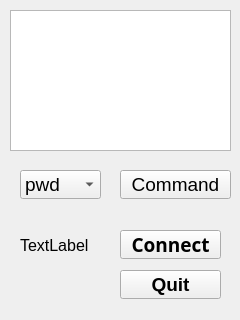
<?xml version="1.0" encoding="UTF-8"?>
<ui version="4.0">
 <class>Widget</class>
 <widget class="QWidget" name="Widget">
  <property name="geometry">
   <rect>
    <x>0</x>
    <y>0</y>
    <width>240</width>
    <height>320</height>
   </rect>
  </property>
  <property name="maximumSize">
   <size>
    <width>640</width>
    <height>480</height>
   </size>
  </property>
  <property name="baseSize">
   <size>
    <width>640</width>
    <height>480</height>
   </size>
  </property>
  <property name="focusPolicy">
   <enum>Qt::WheelFocus</enum>
  </property>
  <property name="windowTitle">
   <string>Widget</string>
  </property>
  <widget class="QPushButton" name="connectBtn">
   <property name="geometry">
    <rect>
     <x>120</x>
     <y>230</y>
     <width>101</width>
     <height>29</height>
    </rect>
   </property>
   <property name="font">
    <font>
     <family>Abyssinica SIL</family>
     <pointsize>14</pointsize>
     <weight>75</weight>
     <bold>true</bold>
    </font>
   </property>
   <property name="text">
    <string>Connect</string>
   </property>
  </widget>
  <widget class="QPushButton" name="commandBtn">
   <property name="geometry">
    <rect>
     <x>120</x>
     <y>170</y>
     <width>111</width>
     <height>29</height>
    </rect>
   </property>
   <property name="font">
    <font>
     <pointsize>14</pointsize>
    </font>
   </property>
   <property name="text">
    <string>Command</string>
   </property>
  </widget>
  <widget class="QTextBrowser" name="textBrowser">
   <property name="geometry">
    <rect>
     <x>10</x>
     <y>10</y>
     <width>221</width>
     <height>141</height>
    </rect>
   </property>
  </widget>
  <widget class="QComboBox" name="comboBox">
   <property name="geometry">
    <rect>
     <x>20</x>
     <y>170</y>
     <width>81</width>
     <height>29</height>
    </rect>
   </property>
   <property name="font">
    <font>
     <pointsize>14</pointsize>
    </font>
   </property>
   <item>
    <property name="text">
     <string>pwd</string>
    </property>
   </item>
   <item>
    <property name="text">
     <string>ls</string>
    </property>
   </item>
   <item>
    <property name="text">
     <string>put</string>
    </property>
   </item>
   <item>
    <property name="text">
     <string>get</string>
    </property>
   </item>
  </widget>
  <widget class="QLabel" name="label">
   <property name="geometry">
    <rect>
     <x>20</x>
     <y>190</y>
     <width>81</width>
     <height>111</height>
    </rect>
   </property>
   <property name="font">
    <font>
     <pointsize>12</pointsize>
    </font>
   </property>
   <property name="text">
    <string>TextLabel</string>
   </property>
  </widget>
  <widget class="QPushButton" name="quitBtn">
   <property name="geometry">
    <rect>
     <x>120</x>
     <y>270</y>
     <width>101</width>
     <height>29</height>
    </rect>
   </property>
   <property name="font">
    <font>
     <pointsize>14</pointsize>
     <weight>75</weight>
     <bold>true</bold>
    </font>
   </property>
   <property name="text">
    <string>Quit</string>
   </property>
  </widget>
 </widget>
 <layoutdefault spacing="6" margin="11"/>
 <resources/>
 <connections/>
</ui>
